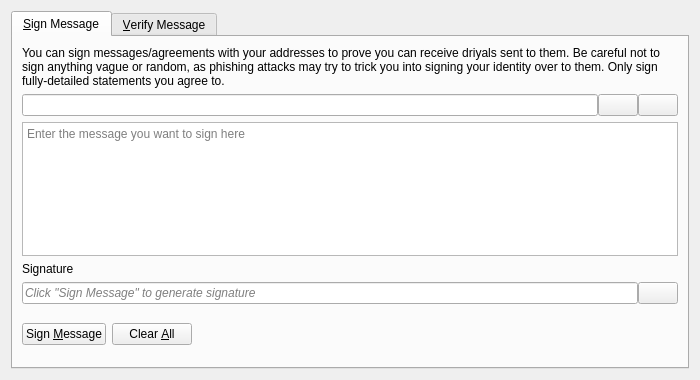
<?xml version="1.0" encoding="UTF-8"?>
<ui version="4.0">
 <class>SignVerifyMessageDialog</class>
 <widget class="QDialog" name="SignVerifyMessageDialog">
  <property name="geometry">
   <rect>
    <x>0</x>
    <y>0</y>
    <width>700</width>
    <height>380</height>
   </rect>
  </property>
  <property name="windowTitle">
   <string>Signatures - Sign / Verify a Message</string>
  </property>
  <property name="modal">
   <bool>true</bool>
  </property>
  <layout class="QVBoxLayout" name="verticalLayout">
   <item>
    <widget class="QTabWidget" name="tabWidget">
     <property name="currentIndex">
      <number>0</number>
     </property>
     <widget class="QWidget" name="tabSignMessage">
      <attribute name="title">
       <string>&amp;Sign Message</string>
      </attribute>
      <layout class="QVBoxLayout" name="verticalLayout_SM">
       <item>
        <widget class="QLabel" name="infoLabel_SM">
         <property name="text">
          <string>You can sign messages/agreements with your addresses to prove you can receive driyals sent to them. Be careful not to sign anything vague or random, as phishing attacks may try to trick you into signing your identity over to them. Only sign fully-detailed statements you agree to.</string>
         </property>
         <property name="textFormat">
          <enum>Qt::PlainText</enum>
         </property>
         <property name="wordWrap">
          <bool>true</bool>
         </property>
        </widget>
       </item>
       <item>
        <layout class="QHBoxLayout" name="horizontalLayout_1_SM">
         <property name="spacing">
          <number>0</number>
         </property>
         <item>
          <widget class="QValidatedLineEdit" name="addressIn_SM">
           <property name="toolTip">
            <string>The DRiyal address to sign the message with</string>
           </property>
          </widget>
         </item>
         <item>
          <widget class="QPushButton" name="addressBookButton_SM">
           <property name="toolTip">
            <string>Choose previously used address</string>
           </property>
           <property name="text">
            <string/>
           </property>
           <property name="icon">
            <iconset resource="../driyal.qrc">
             <normaloff>:/icons/address-book</normaloff>:/icons/address-book</iconset>
           </property>
           <property name="shortcut">
            <string>Alt+A</string>
           </property>
           <property name="autoDefault">
            <bool>false</bool>
           </property>
          </widget>
         </item>
         <item>
          <widget class="QPushButton" name="pasteButton_SM">
           <property name="toolTip">
            <string>Paste address from clipboard</string>
           </property>
           <property name="text">
            <string/>
           </property>
           <property name="icon">
            <iconset resource="../driyal.qrc">
             <normaloff>:/icons/editpaste</normaloff>:/icons/editpaste</iconset>
           </property>
           <property name="shortcut">
            <string>Alt+P</string>
           </property>
           <property name="autoDefault">
            <bool>false</bool>
           </property>
          </widget>
         </item>
        </layout>
       </item>
       <item>
        <widget class="QPlainTextEdit" name="messageIn_SM">
         <property name="toolTip">
          <string>Enter the message you want to sign here</string>
         </property>
         <property name="placeholderText">
          <string>Enter the message you want to sign here</string>
         </property>
        </widget>
       </item>
       <item>
        <widget class="QLabel" name="signatureLabel_SM">
         <property name="text">
          <string>Signature</string>
         </property>
         <property name="textFormat">
          <enum>Qt::PlainText</enum>
         </property>
        </widget>
       </item>
       <item>
        <layout class="QHBoxLayout" name="horizontalLayout_2_SM">
         <property name="spacing">
          <number>0</number>
         </property>
         <item>
          <widget class="QLineEdit" name="signatureOut_SM">
           <property name="placeholderText">
            <string>Click "Sign Message" to generate signature</string>
           </property>
           <property name="font">
            <font>
             <italic>true</italic>
            </font>
           </property>
           <property name="readOnly">
            <bool>true</bool>
           </property>
          </widget>
         </item>
         <item>
          <widget class="QPushButton" name="copySignatureButton_SM">
           <property name="toolTip">
            <string>Copy the current signature to the system clipboard</string>
           </property>
           <property name="text">
            <string/>
           </property>
           <property name="icon">
            <iconset resource="../driyal.qrc">
             <normaloff>:/icons/editcopy</normaloff>:/icons/editcopy</iconset>
           </property>
           <property name="autoDefault">
            <bool>false</bool>
           </property>
          </widget>
         </item>
        </layout>
       </item>
       <item>
        <layout class="QHBoxLayout" name="horizontalLayout_3_SM">
         <item>
          <widget class="QPushButton" name="signMessageButton_SM">
           <property name="toolTip">
            <string>Sign the message to prove you own this DRiyal address</string>
           </property>
           <property name="text">
            <string>Sign &amp;Message</string>
           </property>
           <property name="icon">
            <iconset resource="../driyal.qrc">
             <normaloff>:/icons/edit</normaloff>:/icons/edit</iconset>
           </property>
           <property name="autoDefault">
            <bool>false</bool>
           </property>
          </widget>
         </item>
         <item>
          <widget class="QPushButton" name="clearButton_SM">
           <property name="toolTip">
            <string>Reset all sign message fields</string>
           </property>
           <property name="text">
            <string>Clear &amp;All</string>
           </property>
           <property name="icon">
            <iconset resource="../driyal.qrc">
             <normaloff>:/icons/remove</normaloff>:/icons/remove</iconset>
           </property>
           <property name="autoDefault">
            <bool>false</bool>
           </property>
          </widget>
         </item>
         <item>
          <spacer name="horizontalSpacer_1_SM">
           <property name="orientation">
            <enum>Qt::Horizontal</enum>
           </property>
           <property name="sizeHint" stdset="0">
            <size>
             <width>40</width>
             <height>48</height>
            </size>
           </property>
          </spacer>
         </item>
         <item>
          <widget class="QLabel" name="statusLabel_SM">
           <property name="font">
            <font>
             <weight>75</weight>
             <bold>true</bold>
            </font>
           </property>
           <property name="text">
            <string/>
           </property>
           <property name="wordWrap">
            <bool>true</bool>
           </property>
          </widget>
         </item>
         <item>
          <spacer name="horizontalSpacer_2_SM">
           <property name="orientation">
            <enum>Qt::Horizontal</enum>
           </property>
           <property name="sizeHint" stdset="0">
            <size>
             <width>40</width>
             <height>48</height>
            </size>
           </property>
          </spacer>
         </item>
        </layout>
       </item>
      </layout>
     </widget>
     <widget class="QWidget" name="tabVerifyMessage">
      <attribute name="title">
       <string>&amp;Verify Message</string>
      </attribute>
      <layout class="QVBoxLayout" name="verticalLayout_VM">
       <item>
        <widget class="QLabel" name="infoLabel_VM">
         <property name="text">
          <string>Enter the receiver's address, message (ensure you copy line breaks, spaces, tabs, etc. exactly) and signature below to verify the message. Be careful not to read more into the signature than what is in the signed message itself, to avoid being tricked by a man-in-the-middle attack. Note that this only proves the signing party receives with the address, it cannot prove sendership of any transaction!</string>
         </property>
         <property name="textFormat">
          <enum>Qt::PlainText</enum>
         </property>
         <property name="alignment">
          <set>Qt::AlignLeading|Qt::AlignLeft|Qt::AlignTop</set>
         </property>
         <property name="wordWrap">
          <bool>true</bool>
         </property>
        </widget>
       </item>
       <item>
        <layout class="QHBoxLayout" name="horizontalLayout_1_VM">
         <property name="spacing">
          <number>0</number>
         </property>
         <item>
          <widget class="QValidatedLineEdit" name="addressIn_VM">
           <property name="toolTip">
            <string>The DRiyal address the message was signed with</string>
           </property>
          </widget>
         </item>
         <item>
          <widget class="QPushButton" name="addressBookButton_VM">
           <property name="toolTip">
            <string>Choose previously used address</string>
           </property>
           <property name="text">
            <string/>
           </property>
           <property name="icon">
            <iconset resource="../driyal.qrc">
             <normaloff>:/icons/address-book</normaloff>:/icons/address-book</iconset>
           </property>
           <property name="shortcut">
            <string>Alt+A</string>
           </property>
           <property name="autoDefault">
            <bool>false</bool>
           </property>
          </widget>
         </item>
        </layout>
       </item>
       <item>
        <widget class="QPlainTextEdit" name="messageIn_VM">
          <property name="toolTip">
            <string>The signed message to verify</string>
          </property>
          <property name="placeholderText">
            <string>The signed message to verify</string>
          </property>
        </widget>
       </item>
       <item>
        <widget class="QValidatedLineEdit" name="signatureIn_VM">
          <property name="toolTip">
            <string>The signature given when the message was signed</string>
          </property>
          <property name="placeholderText">
            <string>The signature given when the message was signed</string>
          </property>
        </widget>
       </item>
       <item>
        <layout class="QHBoxLayout" name="horizontalLayout_2_VM">
         <item>
          <widget class="QPushButton" name="verifyMessageButton_VM">
           <property name="toolTip">
            <string>Verify the message to ensure it was signed with the specified DRiyal address</string>
           </property>
           <property name="text">
            <string>Verify &amp;Message</string>
           </property>
           <property name="icon">
            <iconset resource="../driyal.qrc">
             <normaloff>:/icons/transaction_0</normaloff>:/icons/transaction_0</iconset>
           </property>
           <property name="autoDefault">
            <bool>false</bool>
           </property>
          </widget>
         </item>
         <item>
          <widget class="QPushButton" name="clearButton_VM">
           <property name="toolTip">
            <string>Reset all verify message fields</string>
           </property>
           <property name="text">
            <string>Clear &amp;All</string>
           </property>
           <property name="icon">
            <iconset resource="../driyal.qrc">
             <normaloff>:/icons/remove</normaloff>:/icons/remove</iconset>
           </property>
           <property name="autoDefault">
            <bool>false</bool>
           </property>
          </widget>
         </item>
         <item>
          <spacer name="horizontalSpacer_1_VM">
           <property name="orientation">
            <enum>Qt::Horizontal</enum>
           </property>
           <property name="sizeHint" stdset="0">
            <size>
             <width>40</width>
             <height>48</height>
            </size>
           </property>
          </spacer>
         </item>
         <item>
          <widget class="QLabel" name="statusLabel_VM">
           <property name="font">
            <font>
             <weight>75</weight>
             <bold>true</bold>
            </font>
           </property>
           <property name="text">
            <string/>
           </property>
           <property name="wordWrap">
            <bool>true</bool>
           </property>
          </widget>
         </item>
         <item>
          <spacer name="horizontalSpacer_2_VM">
           <property name="orientation">
            <enum>Qt::Horizontal</enum>
           </property>
           <property name="sizeHint" stdset="0">
            <size>
             <width>40</width>
             <height>48</height>
            </size>
           </property>
          </spacer>
         </item>
        </layout>
       </item>
      </layout>
     </widget>
    </widget>
   </item>
  </layout>
 </widget>
 <customwidgets>
  <customwidget>
   <class>QValidatedLineEdit</class>
   <extends>QLineEdit</extends>
   <header>qt/qvalidatedlineedit.h</header>
  </customwidget>
 </customwidgets>
 <resources>
  <include location="../driyal.qrc"/>
 </resources>
 <connections/>
</ui>
